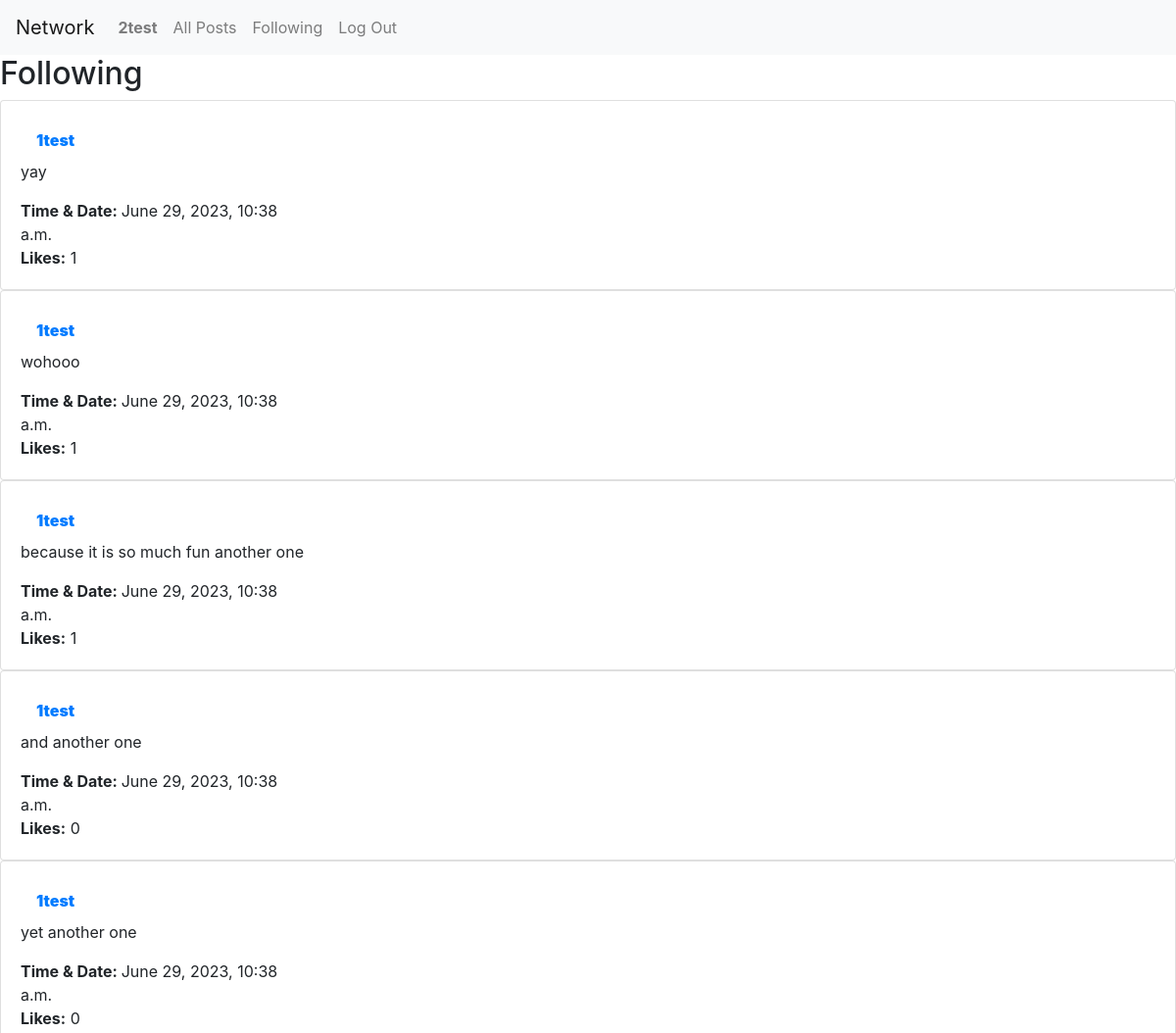
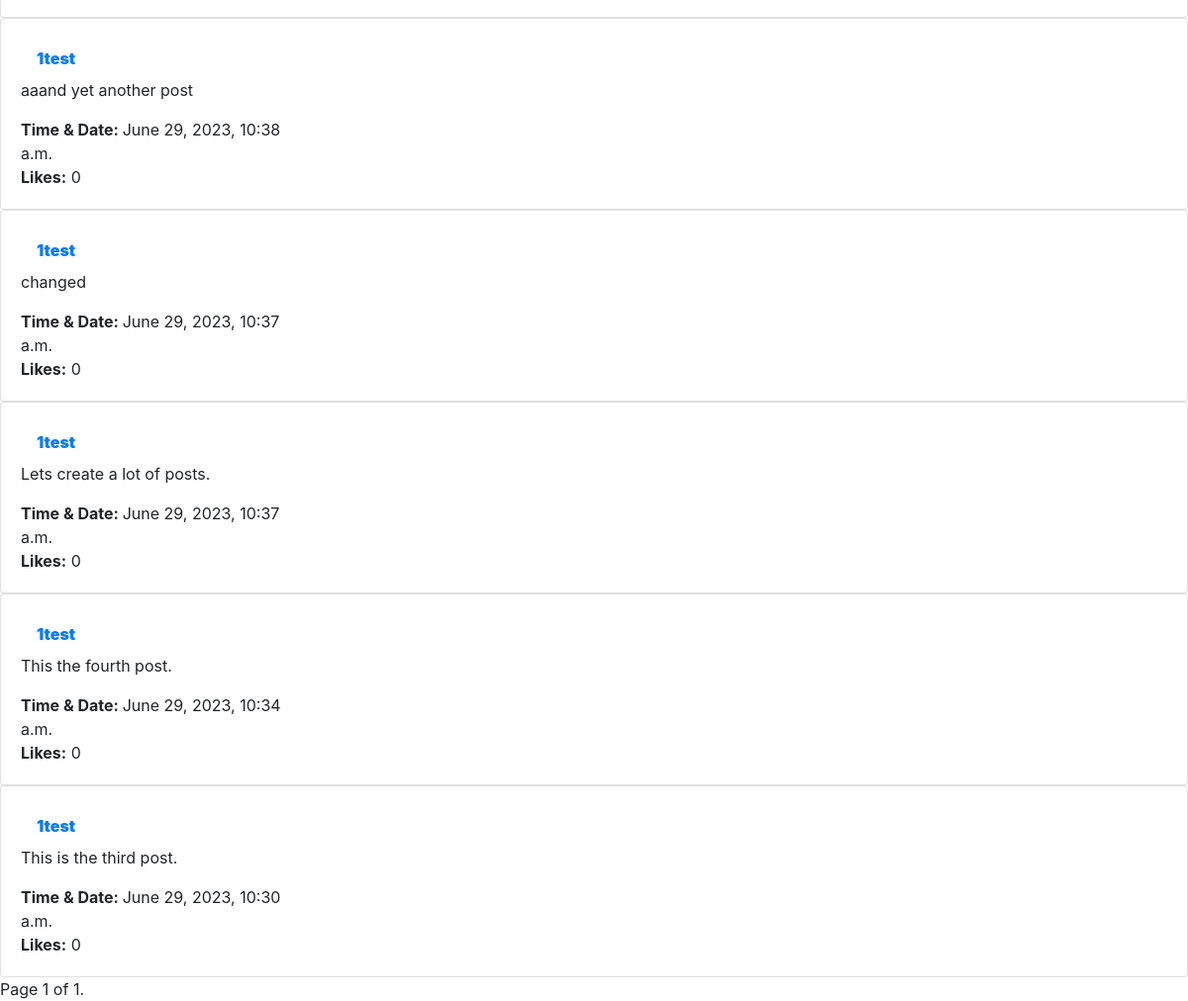
The page /following (signed in) on the database its author committed (2 pictures, top to bottom).
### network/models.py (models this page shows, shortened)
class User(AbstractUser):
    pass

class Post(models.Model):
    user = models.ForeignKey(User, on_delete=models.CASCADE, default='1', related_name="author")
    content = models.CharField(max_length=300)
    timestamp = models.DateTimeField()
    likes = models.IntegerField(default=0)

### network/views.py (the view)
# urls.py: path("following", views.following, name="following"),
def following(request):
    follow_ids = list(Follow_Users.objects.filter(user_id=request.user.id).all().values_list("user_following_id", flat = True))
    posts = Post.objects.filter(user__in = follow_ids).all().order_by('-timestamp')
    paginator = Paginator(posts, 10)
    page_number = request.GET.get('page')
    page_obj = paginator.get_page(page_number)
    if request.method == "POST":
        pass
    else:
        return render(request, "network/following.html", {
            'page_obj': page_obj
        })

### network/templates/network/following.html (shortened to what this page needs)
{% extends "network/layout.html" %}
{% block body %}
<h2>Following</h2>
<form action="{% url 'following' %}" method="post">
{% for post in page_obj %}
          <div class="card">
            <div class="card-body">
              <div class="row">
                <div class="col-md-6">
                  <b>
                    <a class="nav-link" href="{% url 'profile' user_id=post.user.id %}"><strong> {{ post.user }}</strong></a>
                    </b>
                  <p>{{ post.content }}</p>
                </div>
              </div>
              <div class="row">
                <div class="col-md-3">
                  <b>Time & Date: </b> {{ post.timestamp }} <br />
                  {% if post.likes != "none" %}
                    <p class="card-text"><b>Likes:</b> {{ post.likes }}</p>
                  {% endif %}
                </div>
            </div>
            </div>
          </div>
    {% endfor %}
</div>
<div class="pagination">
  <span class="step-links">
      <span class="current">
          Page {{ page_obj.number }} of {{ page_obj.paginator.num_pages }}.
      </span>
  </span>
</div>
{% endblock %}

### network/templates/network/layout.html (shortened to what this page needs)
{% load static %}
<!DOCTYPE html>
<html lang="en">
    <head>
        <link rel="stylesheet" href="https://stackpath.bootstrapcdn.com/bootstrap/4.4.1/css/bootstrap.min.css">
        <link href="{% static 'network/styles.css' %}" rel="stylesheet">
        <link rel="stylesheet" href="https://cdnjs.cloudflare.com/ajax/libs/font-awesome/4.7.0/css/font-awesome.min.css">
    </head>
    <body>
        <nav class="navbar navbar-expand-lg navbar-light bg-light">
            <a class="navbar-brand" href="{% url 'index' %}">Network</a>
            <div>
              <ul class="navbar-nav mr-auto">
                {% if user.is_authenticated %}
                    <li class="nav-item">
                        <a class="nav-link" href="{% url 'profile' user_id=user.id %}"><strong>{{ user.username }}</strong></a>
                    </li>
                {% endif %}
                <li class="nav-item">
                  <a class="nav-link" href="{% url 'all_posts' %}">All Posts</a>
                </li>
                {% if user.is_authenticated %}
                    <li class="nav-item">
                        <a class="nav-link" href="{% url 'following' %}">Following</a>
                    </li>
                    <li class="nav-item">
                        <a class="nav-link" href="{% url 'logout' %}">Log Out</a>
                    </li>
                {% endif %}
              </ul>
            </div>
          </nav>
        <div class="body">
            {% block body %}
            {% endblock %}
    </body>
</html>

### rows shown on the page
User: username "2test"
Post: user "1test", content "yay", timestamp "June 29, 2023, 10:38 a.m.", likes "1"
Post: user "1test", content "wohooo", timestamp "June 29, 2023, 10:38 a.m.", likes "1"
Post: user "1test", content "because it is so much fun another one", timestamp "June 29, 2023, 10:38 a.m.", likes "1"
Post: user "1test", content "and another one", timestamp "June 29, 2023, 10:38 a.m.", likes "0"
Post: user "1test", content "yet another one", timestamp "June 29, 2023, 10:38 a.m.", likes "0"
Post: user "1test", content "aaand yet another post", timestamp "June 29, 2023, 10:38 a.m.", likes "0"
Post: user "1test", content "changed", timestamp "June 29, 2023, 10:37 a.m.", likes "0"
Post: user "1test", content "Lets create a lot of posts.", timestamp "June 29, 2023, 10:37 a.m.", likes "0"
Post: user "1test", content "This the fourth post.", timestamp "June 29, 2023, 10:34 a.m.", likes "0"
Post: user "1test", content "This is the third post.", timestamp "June 29, 2023, 10:30 a.m.", likes "0"

### other values the page prints
{{ page_obj.number }} "1"
{{ page_obj.paginator.num_pages }} "1"
